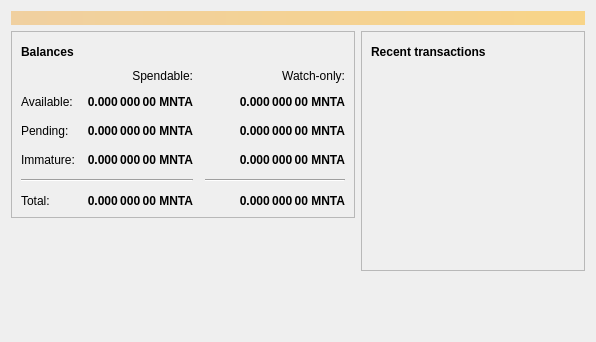
<?xml version="1.0" encoding="UTF-8"?>
<ui version="4.0">
 <class>OverviewPage</class>
 <widget class="QWidget" name="OverviewPage">
  <property name="geometry">
   <rect>
    <x>0</x>
    <y>0</y>
    <width>596</width>
    <height>342</height>
   </rect>
  </property>
  <property name="windowTitle">
   <string>Form</string>
  </property>
  <layout class="QVBoxLayout" name="topLayout">
   <item>
    <widget class="QLabel" name="labelAlerts">
     <property name="visible">
      <bool>false</bool>
     </property>
     <property name="styleSheet">
      <string notr="true">QLabel { background-color: qlineargradient(x1: 0, y1: 0, x2: 1, y2: 0, stop:0 #F0D0A0, stop:1 #F8D488); color:#000000; }</string>
     </property>
     <property name="wordWrap">
      <bool>true</bool>
     </property>
     <property name="margin">
      <number>3</number>
     </property>
     <property name="textInteractionFlags">
      <set>Qt::TextSelectableByMouse</set>
     </property>
    </widget>
   </item>
   <item>
    <layout class="QHBoxLayout" name="horizontalLayout" stretch="1,1">
     <item>
      <layout class="QVBoxLayout" name="verticalLayout_2">
       <item>
        <widget class="QFrame" name="frame">
         <property name="frameShape">
          <enum>QFrame::StyledPanel</enum>
         </property>
         <property name="frameShadow">
          <enum>QFrame::Raised</enum>
         </property>
         <layout class="QVBoxLayout" name="verticalLayout_4">
          <item>
           <layout class="QHBoxLayout" name="horizontalLayout_4">
            <item>
             <widget class="QLabel" name="label_5">
              <property name="font">
               <font>
                <weight>75</weight>
                <bold>true</bold>
               </font>
              </property>
              <property name="text">
               <string>Balances</string>
              </property>
             </widget>
            </item>
            <item>
             <widget class="QPushButton" name="labelWalletStatus">
              <property name="enabled">
               <bool>true</bool>
              </property>
              <property name="maximumSize">
               <size>
                <width>30</width>
                <height>16777215</height>
               </size>
              </property>
              <property name="toolTip">
               <string>The displayed information may be out of date. Your wallet automatically synchronizes with the Moneta network after a connection is established, but this process has not completed yet.</string>
              </property>
              <property name="text">
               <string/>
              </property>
              <property name="icon">
               <iconset resource="../bitcoin.qrc">
                <normaloff>:/icons/warning</normaloff>
                <disabledoff>:/icons/warning</disabledoff>:/icons/warning</iconset>
              </property>
              <property name="iconSize">
               <size>
                <width>24</width>
                <height>24</height>
               </size>
              </property>
              <property name="flat">
               <bool>true</bool>
              </property>
             </widget>
            </item>
            <item>
             <spacer name="horizontalSpacer_3">
              <property name="orientation">
               <enum>Qt::Horizontal</enum>
              </property>
              <property name="sizeHint" stdset="0">
               <size>
                <width>40</width>
                <height>20</height>
               </size>
              </property>
             </spacer>
            </item>
           </layout>
          </item>
          <item>
           <layout class="QGridLayout" name="gridLayout">
            <property name="spacing">
             <number>12</number>
            </property>
            <item row="2" column="2">
             <widget class="QLabel" name="labelWatchPending">
              <property name="font">
               <font>
                <weight>75</weight>
                <bold>true</bold>
               </font>
              </property>
              <property name="cursor">
               <cursorShape>IBeamCursor</cursorShape>
              </property>
              <property name="toolTip">
               <string>Unconfirmed transactions to watch-only addresses</string>
              </property>
              <property name="text">
               <string notr="true">0.000 000 00 MNTA</string>
              </property>
              <property name="alignment">
               <set>Qt::AlignRight|Qt::AlignTrailing|Qt::AlignVCenter</set>
              </property>
              <property name="textInteractionFlags">
               <set>Qt::LinksAccessibleByMouse|Qt::TextSelectableByKeyboard|Qt::TextSelectableByMouse</set>
              </property>
             </widget>
            </item>
            <item row="2" column="1">
             <widget class="QLabel" name="labelUnconfirmed">
              <property name="font">
               <font>
                <weight>75</weight>
                <bold>true</bold>
               </font>
              </property>
              <property name="cursor">
               <cursorShape>IBeamCursor</cursorShape>
              </property>
              <property name="toolTip">
               <string>Total of transactions that have yet to be confirmed, and do not yet count toward the spendable balance</string>
              </property>
              <property name="text">
               <string notr="true">0.000 000 00 MNTA</string>
              </property>
              <property name="alignment">
               <set>Qt::AlignRight|Qt::AlignTrailing|Qt::AlignVCenter</set>
              </property>
              <property name="textInteractionFlags">
               <set>Qt::LinksAccessibleByMouse|Qt::TextSelectableByKeyboard|Qt::TextSelectableByMouse</set>
              </property>
             </widget>
            </item>
            <item row="3" column="2">
             <widget class="QLabel" name="labelWatchImmature">
              <property name="font">
               <font>
                <weight>75</weight>
                <bold>true</bold>
               </font>
              </property>
              <property name="cursor">
               <cursorShape>IBeamCursor</cursorShape>
              </property>
              <property name="toolTip">
               <string>Mined balance in watch-only addresses that has not yet matured</string>
              </property>
              <property name="text">
               <string notr="true">0.000 000 00 MNTA</string>
              </property>
              <property name="alignment">
               <set>Qt::AlignRight|Qt::AlignTrailing|Qt::AlignVCenter</set>
              </property>
              <property name="textInteractionFlags">
               <set>Qt::LinksAccessibleByMouse|Qt::TextSelectableByKeyboard|Qt::TextSelectableByMouse</set>
              </property>
             </widget>
            </item>
            <item row="4" column="0" colspan="2">
             <widget class="Line" name="line">
              <property name="orientation">
               <enum>Qt::Horizontal</enum>
              </property>
             </widget>
            </item>
            <item row="4" column="2">
             <widget class="Line" name="lineWatchBalance">
              <property name="sizePolicy">
               <sizepolicy hsizetype="Preferred" vsizetype="Fixed">
                <horstretch>0</horstretch>
                <verstretch>0</verstretch>
               </sizepolicy>
              </property>
              <property name="minimumSize">
               <size>
                <width>140</width>
                <height>0</height>
               </size>
              </property>
              <property name="orientation">
               <enum>Qt::Horizontal</enum>
              </property>
             </widget>
            </item>
            <item row="5" column="0">
             <widget class="QLabel" name="labelTotalText">
              <property name="text">
               <string>Total:</string>
              </property>
             </widget>
            </item>
            <item row="3" column="1">
             <widget class="QLabel" name="labelImmature">
              <property name="font">
               <font>
                <weight>75</weight>
                <bold>true</bold>
               </font>
              </property>
              <property name="cursor">
               <cursorShape>IBeamCursor</cursorShape>
              </property>
              <property name="toolTip">
               <string>Mined balance that has not yet matured</string>
              </property>
              <property name="text">
               <string notr="true">0.000 000 00 MNTA</string>
              </property>
              <property name="alignment">
               <set>Qt::AlignRight|Qt::AlignTrailing|Qt::AlignVCenter</set>
              </property>
              <property name="textInteractionFlags">
               <set>Qt::LinksAccessibleByMouse|Qt::TextSelectableByKeyboard|Qt::TextSelectableByMouse</set>
              </property>
             </widget>
            </item>
            <item row="2" column="3">
             <spacer name="horizontalSpacer_2">
              <property name="orientation">
               <enum>Qt::Horizontal</enum>
              </property>
              <property name="sizeHint" stdset="0">
               <size>
                <width>40</width>
                <height>20</height>
               </size>
              </property>
             </spacer>
            </item>
            <item row="3" column="0">
             <widget class="QLabel" name="labelImmatureText">
              <property name="text">
               <string>Immature:</string>
              </property>
             </widget>
            </item>
            <item row="5" column="1">
             <widget class="QLabel" name="labelTotal">
              <property name="font">
               <font>
                <weight>75</weight>
                <bold>true</bold>
               </font>
              </property>
              <property name="cursor">
               <cursorShape>IBeamCursor</cursorShape>
              </property>
              <property name="toolTip">
               <string>Your current total balance</string>
              </property>
              <property name="text">
               <string notr="true">0.000 000 00 MNTA</string>
              </property>
              <property name="alignment">
               <set>Qt::AlignRight|Qt::AlignTrailing|Qt::AlignVCenter</set>
              </property>
              <property name="textInteractionFlags">
               <set>Qt::LinksAccessibleByMouse|Qt::TextSelectableByKeyboard|Qt::TextSelectableByMouse</set>
              </property>
             </widget>
            </item>
            <item row="5" column="2">
             <widget class="QLabel" name="labelWatchTotal">
              <property name="font">
               <font>
                <weight>75</weight>
                <bold>true</bold>
               </font>
              </property>
              <property name="cursor">
               <cursorShape>IBeamCursor</cursorShape>
              </property>
              <property name="toolTip">
               <string>Current total balance in watch-only addresses</string>
              </property>
              <property name="text">
               <string notr="true">0.000 000 00 MNTA</string>
              </property>
              <property name="alignment">
               <set>Qt::AlignRight|Qt::AlignTrailing|Qt::AlignVCenter</set>
              </property>
              <property name="textInteractionFlags">
               <set>Qt::LinksAccessibleByMouse|Qt::TextSelectableByKeyboard|Qt::TextSelectableByMouse</set>
              </property>
             </widget>
            </item>
            <item row="0" column="2">
             <widget class="QLabel" name="labelWatchonly">
              <property name="text">
               <string>Watch-only:</string>
              </property>
              <property name="alignment">
               <set>Qt::AlignRight|Qt::AlignTrailing|Qt::AlignVCenter</set>
              </property>
             </widget>
            </item>
            <item row="1" column="0">
             <widget class="QLabel" name="labelBalanceText">
              <property name="text">
               <string>Available:</string>
              </property>
             </widget>
            </item>
            <item row="1" column="1">
             <widget class="QLabel" name="labelBalance">
              <property name="font">
               <font>
                <weight>75</weight>
                <bold>true</bold>
               </font>
              </property>
              <property name="cursor">
               <cursorShape>IBeamCursor</cursorShape>
              </property>
              <property name="toolTip">
               <string>Your current spendable balance</string>
              </property>
              <property name="text">
               <string notr="true">0.000 000 00 MNTA</string>
              </property>
              <property name="alignment">
               <set>Qt::AlignRight|Qt::AlignTrailing|Qt::AlignVCenter</set>
              </property>
              <property name="textInteractionFlags">
               <set>Qt::LinksAccessibleByMouse|Qt::TextSelectableByKeyboard|Qt::TextSelectableByMouse</set>
              </property>
             </widget>
            </item>
            <item row="1" column="2">
             <widget class="QLabel" name="labelWatchAvailable">
              <property name="font">
               <font>
                <weight>75</weight>
                <bold>true</bold>
               </font>
              </property>
              <property name="cursor">
               <cursorShape>IBeamCursor</cursorShape>
              </property>
              <property name="toolTip">
               <string>Your current balance in watch-only addresses</string>
              </property>
              <property name="text">
               <string notr="true">0.000 000 00 MNTA</string>
              </property>
              <property name="alignment">
               <set>Qt::AlignRight|Qt::AlignTrailing|Qt::AlignVCenter</set>
              </property>
              <property name="textInteractionFlags">
               <set>Qt::LinksAccessibleByMouse|Qt::TextSelectableByKeyboard|Qt::TextSelectableByMouse</set>
              </property>
             </widget>
            </item>
            <item row="2" column="0">
             <widget class="QLabel" name="labelPendingText">
              <property name="text">
               <string>Pending:</string>
              </property>
             </widget>
            </item>
            <item row="0" column="1">
             <widget class="QLabel" name="labelSpendable">
              <property name="text">
               <string>Spendable:</string>
              </property>
              <property name="alignment">
               <set>Qt::AlignRight|Qt::AlignTrailing|Qt::AlignVCenter</set>
              </property>
             </widget>
            </item>
           </layout>
          </item>
         </layout>
        </widget>
       </item>
       <item>
        <spacer name="verticalSpacer">
         <property name="orientation">
          <enum>Qt::Vertical</enum>
         </property>
         <property name="sizeHint" stdset="0">
          <size>
           <width>20</width>
           <height>40</height>
          </size>
         </property>
        </spacer>
       </item>
      </layout>
     </item>
     <item>
      <layout class="QVBoxLayout" name="verticalLayout_3">
       <item>
        <widget class="QFrame" name="frame_2">
         <property name="frameShape">
          <enum>QFrame::StyledPanel</enum>
         </property>
         <property name="frameShadow">
          <enum>QFrame::Raised</enum>
         </property>
         <layout class="QVBoxLayout" name="verticalLayout">
          <item>
           <layout class="QHBoxLayout" name="horizontalLayout_2">
            <item>
             <widget class="QLabel" name="label_4">
              <property name="font">
               <font>
                <weight>75</weight>
                <bold>true</bold>
               </font>
              </property>
              <property name="text">
               <string>Recent transactions</string>
              </property>
             </widget>
            </item>
            <item>
             <widget class="QPushButton" name="labelTransactionsStatus">
              <property name="enabled">
               <bool>true</bool>
              </property>
              <property name="maximumSize">
               <size>
                <width>30</width>
                <height>16777215</height>
               </size>
              </property>
              <property name="toolTip">
               <string>The displayed information may be out of date. Your wallet automatically synchronizes with the Moneta network after a connection is established, but this process has not completed yet.</string>
              </property>
              <property name="text">
               <string/>
              </property>
              <property name="icon">
               <iconset resource="../bitcoin.qrc">
                <normaloff>:/icons/warning</normaloff>
                <disabledoff>:/icons/warning</disabledoff>:/icons/warning</iconset>
              </property>
              <property name="iconSize">
               <size>
                <width>24</width>
                <height>24</height>
               </size>
              </property>
              <property name="flat">
               <bool>true</bool>
              </property>
             </widget>
            </item>
            <item>
             <spacer name="horizontalSpacer">
              <property name="orientation">
               <enum>Qt::Horizontal</enum>
              </property>
              <property name="sizeHint" stdset="0">
               <size>
                <width>40</width>
                <height>20</height>
               </size>
              </property>
             </spacer>
            </item>
           </layout>
          </item>
          <item>
           <widget class="QListView" name="listTransactions">
            <property name="styleSheet">
             <string notr="true">QListView { background: transparent; }</string>
            </property>
            <property name="frameShape">
             <enum>QFrame::NoFrame</enum>
            </property>
            <property name="verticalScrollBarPolicy">
             <enum>Qt::ScrollBarAlwaysOff</enum>
            </property>
            <property name="horizontalScrollBarPolicy">
             <enum>Qt::ScrollBarAlwaysOff</enum>
            </property>
            <property name="selectionMode">
             <enum>QAbstractItemView::NoSelection</enum>
            </property>
           </widget>
          </item>
         </layout>
        </widget>
       </item>
       <item>
        <spacer name="verticalSpacer_2">
         <property name="orientation">
          <enum>Qt::Vertical</enum>
         </property>
         <property name="sizeHint" stdset="0">
          <size>
           <width>20</width>
           <height>40</height>
          </size>
         </property>
        </spacer>
       </item>
      </layout>
     </item>
    </layout>
   </item>
  </layout>
 </widget>
 <resources/>
 <connections/>
</ui>
